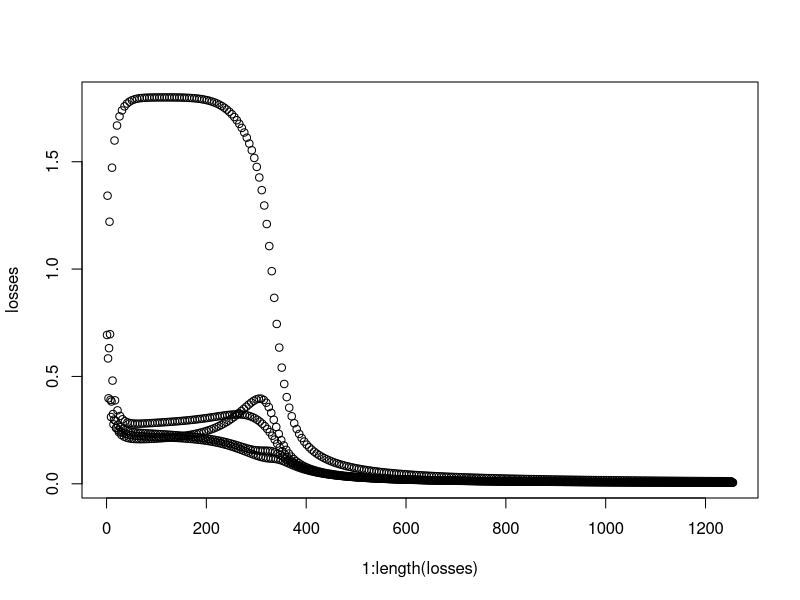

Write the R code that produced this figure.
## ---- chunk 1
knitr::opts_chunk$set(eval = FALSE, echo = TRUE)
## ---- chunk 2
# node representing a constant
n.const = function(value) list(op = "const", value = value)

# node representing a variable
n.var = function(name) list(op = "var", name = name)

# nodes for binary operations
n.sum = function(x, y) list(op = "sum", x = x, y = y)
n.sub = function(x, y) list(op = "sub", x = x, y = y)
n.mul = function(x, y) list(op = "mul", x = x, y = y)
n.div = function(x, y) list(op = "div", x = x, y = y)

# nodes for functions
n.exp = function(x) list(op = "exp", x = x)
n.log = function(x) list(op = "log", x = x)
n.tanh = function(x) list(op = "tanh", x = x)

# now define the graph computing Eq. 1 and show in Fig. 1
x = n.var("x")
y = n.var("y")

z = n.sum(
  n.mul(
     n.mul(
        n.const(4),
        x),
     y),
  n.exp(
     n.mul(
        n.const(-1),
        y)))

z
## ---- chunk 3
factorial = function(n) {
  if(n < 1) {
    1
  }
  else {
    n * factorial(n - 1)
  }
}

factorial(4)
## ---- chunk 4
to.string = function(node) {
  # return a vector of strings representing each parts of the node
  
  if(node$op == "const") {
    # the string representation of a constant is its value
    c(node$value)
  }
  else if(node$op == "var") {
    # the string representation of a variable is its name
    c(node$name)
  }
  else if(node$op %in% c("sum", "sub", "mul", "div")) {
    # find the string representation of the operation
    operator = list(
      sum = "+", sub = "-", mul = "*", div = "/"
    )[[node$op]]
    
    string_x = (
      #!hwbegin TODO use the function `to.string` to find the string\n# representation of the left part
      to.string(node$x)
      #!hwend
    )
    
    string_y = (
      #!hwbegin TODO use the function `to.string` to find the string\n#  representation of the right part
      to.string(node$y)
      #!hwend
    )
    
    c(
      "(",
      #!hwbegin TODO return the string representation of this operation\n#  by "assembling" the individual pieces
      string_x, operator, string_y,
      #!hwend
      ")"
    )
  }
  else if(node$op %in% c("tanh", "exp", "log")) {
    c(
      #!hwbegin TODO return the string representation of the function name\n# and its argument
      node$op, "(", to.string(node$x), ")"
      #!hwend
    )
  }
  else {
    stop(c("unknown node: ", node$op))
  }
}

print.node = function(node) {
  cat(to.string(node), "\n")
}

print.node(z)
## ---- chunk 5
compute = function(node, var_values) {
  # compute the numerical result of the node using the provided variable values
  
  if(node$op == "const") {
    # the value of a constant is its value
    node$value
  }
  else if(node$op == "var") {
    # read the value of the variable from the list
    val = var_values[[node$name]]
    if(is.null(val)) {
      stop(c("value not defined or NULL for variable ", node$name))
    }
    else {
      val
    }
  }
  else if(node$op == "sum") {
    value_x = (
      #!hwbegin TODO compute the value for the right operand
      compute(node$x, var_values)
      #!hwend
    )
    
    value_y = (
      #!hwbegin TODO compute the value for the right operand
      compute(node$y, var_values)
      #!hwend
    )
    
    # add the values and return the result
    value_x + value_y
  }
  else if(node$op == "sub") {
    #!hwbegin TODO perform the subtraction x - y
    compute(node$x, var_values) - compute(node$y, var_values)
    #!hwend
  }
  else if(node$op == "mul") {
    #!hwbegin TODO perform the product x * y
    compute(node$x, var_values) * compute(node$y, var_values)
    #!hwend
  }
  else if(node$op == "div") {
    #!hwbegin TODO perform the division x / y
    compute(node$x, var_values) / compute(node$y, var_values)
    #!hwend
  }
  else if(node$op == "tanh") {
    #!hwbegin TODO compute the hyperbolic tangent of x
    tanh(compute(node$x, var_values))
    #!hwend
  }
  else if(node$op == "exp") {
    #!hwbegin TODO compute the exponential of x
    exp(compute(node$x, var_values))
    #!hwend
  }
  else if(node$op == "log") {
    #!hwbegin TODO compute the logarithm of x
    log(compute(node$x, var_values))
    #!hwend
  }
  else {
    stop(c("unknown node: ", node$op))
  }
}

compute(z, list(x = 2, y = 3))
## ---- chunk 6
4 * 2 * 3 + exp(-3)
## ---- chunk 7
differentiate = function(node, variable) {
  # differentiate the given expression with respect to the given variable
  #
  # VERY IMPORTANT: this function returns a graph, which can only contain nodes.
  # Therefore, you must use the functions n.const, n.sum, etc., instead of normal
  # numbers and operations.
  
  if(node$op == "const") {
    # derivative of a constant is always zero
    n.const(0)
  }
  else if(node$op == "var") {
    if(node$name == variable) {
      # derivative is one if we are differentiating with respect to this variable
      n.const(1)
    }
    else {
      # or zero if we are differentiating with respect to a different variable
      n.const(0)
    }
  }
  # call the right function depending on what type of node we are processing
  else if(node$op == "sum") {
    differentiate.sum(node, variable)
  }
  else if(node$op == "sub") {
    differentiate.sub(node, variable)
  }
  else if(node$op == "mul") {
    differentiate.mul(node, variable)
  }
  else if(node$op == "div") {
    differentiate.div(node, variable)
  }
  else if(node$op == "tanh") {
    differentiate.tanh(node, variable)
  }
  else if(node$op == "exp") {
    differentiate.exp(node, variable)
  }
  else if(node$op == "log") {
    differentiate.log(node, variable)
  }
  else {
    stop(c("unknown node: ", node$op))
  }
}

differentiate.sum = function(node, variable) {
  diff_x = (
    #!hwbegin TODO differentiate the left part
    differentiate(node$x, variable)
    #!hwend
  )
  diff_y = (
    #!hwbegin TODO differentiate the right part
    differentiate(node$y, variable)
    #!hwend
  )
  
  # return a new node that sums the derivatives of the left and right part
  #
  # note that we are returning a new graph node that connects the two
  # graphs representing the derivatives of the left and right parts
  n.sum(diff_x, diff_y)
}

differentiate.sub = function(node, variable) {
  #!hwbegin TODO differentiate the subtraction x - y
  n.sub(
     differentiate(node$x, variable),
     differentiate(node$y, variable))
  #!hwend
}

differentiate.mul = function(node, variable) {
  #!hwbegin TODO differentiate the product x * y
  n.sum(
    n.mul(differentiate(node$x, variable), node$y),
    n.mul(node$x, differentiate(node$y, variable))
  )
  #!hwend
}

differentiate.div = function(node, variable) {
  #!hwbegin TODO differentiate the quotient x / y
  # we differentiate only once and re-use this part of the graph
  dy = differentiate(node$y, variable)
  
  n.div(
    n.sub(
       n.mul(
          differentiate(node$x, variable),
          node$y),
       n.mul(
          node$x,
          dy)),
    n.mul(
       node$y,
       node$y))
  #!hwend
}

differentiate.tanh = function(node, variable) {
  #!hwbegin TODO differentiate tanh(x)
  # (1 - tanh(x)^2) * differentiate(x)
  tx = n.tanh(node$x)
  n.mul(
    n.sub(
       n.const(1),
       n.mul(
          tx,
          tx)),
    differentiate(node$x, variable))
  #!hwend
}

differentiate.exp = function(node, variable) {
  #!hwbegin TODO differentiate exp(x)
  n.mul(
     n.exp(node$x),
     differentiate(node$x, variable))
  #!hwend
}


differentiate.log = function(node, variable) {
  #!hwbegin TODO differentiate log(x)
  # (1 / x) * differentiate(x)
   n.div(
      differentiate(node$x, variable),
      node$x)
  #!hwend
}

dz = differentiate(z, "x")
print.node(dz)
## ---- chunk 8
is.zero = function(node) {
  # returns TRUE iff the node is the constant "0"
  node$op == "const" && node$value == 0
}

is.one = function(node) {
  # returns TRUE iff the node is the constant "1"
  node$op == "const" && node$value == 1
}

simplify = function(node) {
  # simplifies the provided node, returning a new computational graph
  
  if(node$op %in% c("const", "var")) {
    # constants and variables cannot be simplified
    node
  }
  # call the right function depending on what type of node we are processing
  else if(node$op == "sum") {
    simplify.sum(node)
  }
  else if(node$op == "sub") {
    simplify.sub(node)
  }
  else if(node$op == "mul") {
    simplify.mul(node)
  }
  else if(node$op == "div") {
    simplify.div(node)
  }
  else if(node$op == "tanh") {
    simplify.tanh(node)
  }
  else if(node$op == "exp") {
    simplify.exp(node)
  }
  else if(node$op == "log") {
    simplify.log(node)
  }
  else {
    stop(c("unknown node: ", node$op))
  }
}

simplify.sum = function(node) {
  simple_x = (
    #!hwbegin TODO simplify the left part
    simplify(node$x)
    #!hwend
  )
  simple_y = (
    #!hwbegin TODO simplify the right part
    simplify(node$y)
    #!hwend
  )
  
  if(is.zero(simple_x)) {
    # rule: 0 + y = y
    simple_y
  }
  else if(is.zero(simple_y)) {
    # rule: x + 0 = x
    simple_x
  }
  else if(simple_x$op == "const" && simple_y$op == "const") {
    # if both arguments are constants we can perform the sum immediately
    n.const(simple_x$value + simple_y$value)
  }
  else {
    # cannot simplify further; return a new sum node with the simplified operands
    n.sum(simple_x, simple_y)
  }
}

simplify.sub = function(node) {
  #!hwbegin TODO simplify x - y
  sx = simplify(node$x)
  sy = simplify(node$y)
  
  if(is.zero(sx)) {
    # 0 - y = -1 * y
    n.mul(n.const(-1), sy)
  }
  else if(is.zero(sy)) {
    # x - 0 = 0
    sx
  }
  else if(sx$op == "const" && sy$op == "const") {
    # perform the operation if possible
    const(sx$value - sy$value)
  }
  else {
    # cannot simplify further
    n.sub(sx, sy)
  }
  #!hwend
}

simplify.mul = function(node) {
  #!hwbegin TODO simplify x * y
  sx = simplify(node$x)
  sy = simplify(node$y)
  
  if(is.zero(sx) || is.zero(sy)) {
    # 0 * y = x * 0 = 0
    n.const(0)
  }
  else if(is.one(sx)) {
    # 1 * y = y
    sy
  }
  else if(is.one(sy)) {
    # x * 1 = x
    sx
  }
  else if(sx$op == "const" && sy$op == "const") {
    # perform the operation if possible
    n.const(sx$value * sy$value)
  }
  else {
    # cannot simplify further
    n.mul(sx, sy)
  }
  #!hwend
}

simplify.div = function(node) {
  #!hwbegin TODO simplify x / y
  sx = simplify(node$x)
  sy = simplify(node$y)
  
  if(is.zero(sx)) {
    # 0 / y = 0 (even when y = 0)
    n.const(0)
  }
  else if(is.zero(sy)) {
    # cannot do x / 0 
    stop("division by zero")
  }
  else if(is.one(sy)) {
    # x / 1 = x
    sx
  }
  else if(sx$op == "const" && sy$op == "const") {
    # perform the operation if possible
    n.const(sx$value / sy$value)
  }
  else {
    # cannot simplify further
    n.div(sx, sy)
  }
  #!hwend
}

simplify.tanh = function(node) {
  #!hwbegin TODO simplify tanh(x)
  sx = simplify(node$x)
  if(is.zero(sx)) {
    # tanh(0) = 0
    n.const(0)
  }
  else if(sx$op == "const") {
    # perform the operation if possible
    n.const(tanh(sx$value))
  }
  else {
    # cannot simplify further
    n.tanh(sx)
  }
  #!hwend
}

simplify.exp = function(node) {
  #!hwbegin TODO simplify exp(x)
  sx = simplify(node$x)
  if(is.zero(sx)) {
    # exp(0) = 1
    n.const(1)
  }
  else if(sx$op == "const") {
    # perform the operation if possible
    n.const(exp(sx$value))
  }
  else {
    # cannot simplify further
    n.exp(sx)
  }
  #!hwend
}

simplify.log = function(node) {
  #!hwbegin TODO simplify log(x)
  sx = simplify(node$x)
  if(sx$op == "const" && sx$value <= 0) {
    # cannot compute log(x) for x <= 0
    stop("logarithm of non-positive number")
  }
  else if(sx$op == "const") {
    # perform the operation if possible
    n.const(log(sx$value))
  }
  else {
    # cannot simplify further
    n.log(sx)
  }
  #!hwend
}

dz = simplify(dz)
print.node(dz)
## ---- chunk 9
simplify(differentiate(differentiate(z, "x"), "y"))
## ---- chunk 10
# the two input nodes
x1 = n.var("x1")
x2 = n.var("x2")

# parameters for the first hidden neuron
b1 = n.var("b1")
w11 = n.var("w11")
w21 = n.var("w21")

# compute the output of the first hidden neuron
z1in = n.sum(
    b1,
    n.sum(
       n.mul(x1, w11),
       n.mul(x2, w21)))

z1out = n.tanh(z1in)

print.node(z1out)
## ---- chunk 11
#!hwbegin TODO define the parameters of the second hidden neuron
b2 = n.var("b2")
w12 = n.var("w12")
w22 = n.var("w22")
#!hwend

z2out = (
  #!hwbegin TODO compute the output of the second hidden neuron
  n.tanh(
    n.sum(
      b2,
      n.sum(
         n.mul(x1, w12),
         n.mul(x2, w22))))
  #!hwend
)

#!hwbegin TODO define the parameters of the output neuron
c = n.var("c")
u1 = n.var("u1")
u2 = n.var("u2")
#!hwend

fin = (
  #!hwbegin TODO compute the input to the sigmoid (called logits)
  n.sum(
    c,
    n.sum(
      n.mul(z1out, u1),
      n.mul(z2out, u2)))
  #!hwend
)

fout = (
  #!hwbegin TODO compute the output of the network: sigmoid(fin)
  n.div(
     n.const(1),
     n.sum(
        n.const(1),
        n.exp(
           n.mul(
              n.const(-1),
              fin))))
  #!hwend
)

print.node(fout)
## ---- chunk 12
compute(z1out, list(
  # values for weights and biases
  b1 = 1.543385, w11 = 3.111573, w12 = -2.808800,
  b2 = 1.373085, w21 = 3.130452, w22 = -2.813466,
  c = -4.241453, u1 = 4.036489, u2 = 4.074885,
  
  # values for the input
  x1 = 1, x2 = -1
))
## ---- chunk 13
# this variable contains the label for the sample the network is predicting
y = n.var("y")

loss = (
  #!hwbegin TODO compute the binary cross entropy loss with the logits (Eq. 3, right)
  n.sum(
     n.sub(
        fin,
        n.mul(
           fin,
           y)),
     n.log(
        n.sum(
           n.const(1),
           n.exp(
              n.mul(
                 n.const(-1),
                 fin)))))
  #!hwend
)

print.node(loss)
## ---- chunk 14
param_names = c("b1", "w11", "w12", "b2", "w21", "w22", "c", "u1", "u2")

gradient_graphs = lapply(param_names, function(p) {
  # each item contains a computational graph that computes
  # the gradient of the loss with respect to a parameter
  simplify(differentiate(loss, p))
})

names(gradient_graphs) = param_names

print.node(gradient_graphs$w11)
## ---- chunk 15
# dataset
data.x1 = c(0, 1, 0, -1, 0)
data.x2 = c(0, 0, -1, 0, 1)
data.y = c(1, 0, 0, 0, 0)

# Glorot initializtion for the parameters
b = sqrt(6 / 4)
values = as.list(sapply(param_names, function(p) {
  if(p %in% c("b1", "b2", "c")) {
    0.0
  }
  else {
    runif(1, -b, b)
  }
}))

# training loop
losses = list()
for(e in 0:250) {
  epoch_loss = 0.0
  
  for(j in 1:5) {
    # set the correct values for the inputs and label
    values$x1 = data.x1[j]
    values$x2 = data.x2[j]
    values$y = data.y[j]

    losses[[e * 5 + j]] = (
      #!hwbegin TODO compute the loss for sample j
      compute(loss, values)
      #!hwend
    )
    
    gradients = sapply(param_names, function(p) {
      #!hwbegin TODO compute the gradient for parameter p
      compute(gradient_graphs[[p]], values)
      #!hwend
    })
    
    values = as.list(sapply(param_names, function(p) {
      #!hwbegin TODO update parameter p with one step of gradient descent
      values[[p]] - 0.5 * gradients[[p]]
      #!hwend
    }))
  }
}

stopifnot(mean(unlist(tail(losses))) < 0.05) # convergence check (sometimes fails)
plot(1:length(losses), losses)
## ---- chunk 16
for(j in 1:5) {
  values$x1 = data.x1[j]
  values$x2 = data.x2[j]
  values$y = data.y[j]

  pred = compute(fout, values)
  cat("Sample", j, "-", "label:", data.y[j], "- predicted: ", pred, "\n")
}
